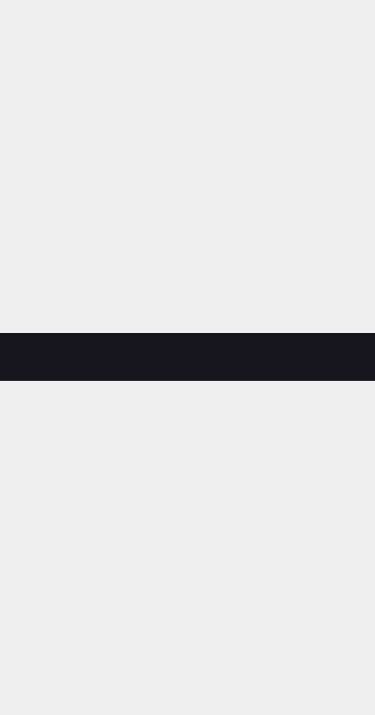
<?xml version="1.0" encoding="UTF-8"?>
<ui version="4.0">
 <class>WebEngView</class>
 <widget class="QDialog" name="WebEngView">
  <property name="geometry">
   <rect>
    <x>0</x>
    <y>0</y>
    <width>375</width>
    <height>715</height>
   </rect>
  </property>
  <property name="windowTitle">
   <string>Dialog</string>
  </property>
  <layout class="QVBoxLayout" name="verticalLayout">
   <property name="spacing">
    <number>0</number>
   </property>
   <property name="leftMargin">
    <number>0</number>
   </property>
   <property name="topMargin">
    <number>0</number>
   </property>
   <property name="rightMargin">
    <number>0</number>
   </property>
   <property name="bottomMargin">
    <number>0</number>
   </property>
   <item>
    <widget class="QWidget" name="widget" native="true">
     <property name="maximumSize">
      <size>
       <width>16777215</width>
       <height>48</height>
      </size>
     </property>
     <property name="styleSheet">
      <string notr="true">background-color: #17151D;
border-bottom: 1px solid #2F2B37;
border-radius: 0px;</string>
     </property>
     <layout class="QHBoxLayout" name="horizontalLayout">
      <property name="spacing">
       <number>32</number>
      </property>
      <item>
       <spacer name="horizontalSpacer">
        <property name="orientation">
         <enum>Qt::Horizontal</enum>
        </property>
        <property name="sizeHint" stdset="0">
         <size>
          <width>129</width>
          <height>20</height>
         </size>
        </property>
       </spacer>
      </item>
      <item>
       <widget class="QPushButton" name="topBtn">
        <property name="minimumSize">
         <size>
          <width>25</width>
          <height>24</height>
         </size>
        </property>
        <property name="maximumSize">
         <size>
          <width>25</width>
          <height>24</height>
         </size>
        </property>
        <property name="styleSheet">
         <string notr="true">QPushButton{	
border:none;
}
QPushButton::hover{
border:none;
background:#3E3E3E;
}
QPushButton::checked {
border:none;
}

</string>
        </property>
        <property name="text">
         <string/>
        </property>
        <property name="icon">
         <iconset resource="../res.qrc">
          <normaloff>:/images/icon_置顶.png</normaloff>:/images/icon_置顶.png</iconset>
        </property>
        <property name="iconSize">
         <size>
          <width>25</width>
          <height>24</height>
         </size>
        </property>
        <property name="checkable">
         <bool>true</bool>
        </property>
       </widget>
      </item>
      <item>
       <widget class="QPushButton" name="lock_n">
        <property name="minimumSize">
         <size>
          <width>24</width>
          <height>24</height>
         </size>
        </property>
        <property name="maximumSize">
         <size>
          <width>24</width>
          <height>24</height>
         </size>
        </property>
        <property name="styleSheet">
         <string notr="true">QPushButton {
border:none;
border-image: url(:/images/lock_c.png);
}

QPushButton:checked {
background: #36383B;
border-image: url(:/images/lock_n.png);
}

QPushButton:hover {
background: #36383B;
}</string>
        </property>
        <property name="text">
         <string/>
        </property>
        <property name="checkable">
         <bool>false</bool>
        </property>
        <property name="checked">
         <bool>false</bool>
        </property>
       </widget>
      </item>
      <item>
       <widget class="QPushButton" name="lock_c">
        <property name="minimumSize">
         <size>
          <width>24</width>
          <height>24</height>
         </size>
        </property>
        <property name="maximumSize">
         <size>
          <width>24</width>
          <height>24</height>
         </size>
        </property>
        <property name="styleSheet">
         <string notr="true">QPushButton {
border:none;
border-image: url(:/images/lock_n.png);
}

QPushButton:hover {
background: #36383B;
}</string>
        </property>
        <property name="text">
         <string/>
        </property>
        <property name="checkable">
         <bool>false</bool>
        </property>
        <property name="checked">
         <bool>false</bool>
        </property>
       </widget>
      </item>
      <item>
       <widget class="QPushButton" name="closeBtn">
        <property name="minimumSize">
         <size>
          <width>24</width>
          <height>24</height>
         </size>
        </property>
        <property name="maximumSize">
         <size>
          <width>24</width>
          <height>24</height>
         </size>
        </property>
        <property name="styleSheet">
         <string notr="true">QPushButton{	
border:none;
}
QPushButton::hover{
border:none;
background:#3E3E3E;
}
QPushButton::checked {
border:none;
}

</string>
        </property>
        <property name="text">
         <string/>
        </property>
        <property name="icon">
         <iconset resource="../res.qrc">
          <normaloff>:/images/login_close_n.png</normaloff>:/images/login_close_n.png</iconset>
        </property>
        <property name="iconSize">
         <size>
          <width>28</width>
          <height>28</height>
         </size>
        </property>
       </widget>
      </item>
     </layout>
    </widget>
   </item>
   <item>
    <layout class="QVBoxLayout" name="verticalLayout_2"/>
   </item>
  </layout>
 </widget>
 <resources>
  <include location="../res.qrc"/>
 </resources>
 <connections/>
</ui>
